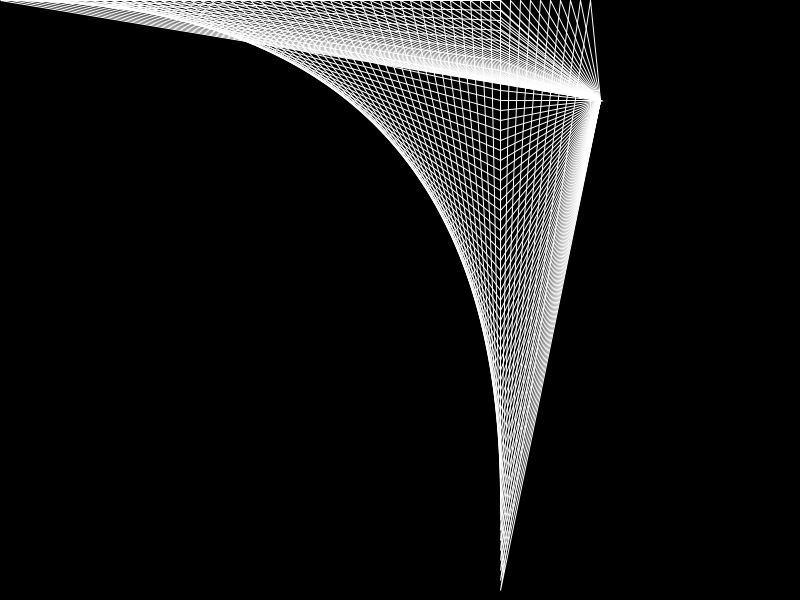
Frame 1 (no input)
Frame 60 (the mouse pressed at the canvas centre just before this capture): identical to frame 1, image omitted
Frame 120 (the mouse held since frame 60 and released just before this capture): identical to frame 1, image omitted

The Processing sketch that drew this single still picture (run headless with seeded random() and noise(); from frame 60 on, the mouse is pressed at the canvas centre):

// Processing sketch: processing_16062
// ── processing_16062.pde

//import processing.pdf.*;
void setup() {
  size(800,600);
 // beginRecord(PDF, "para_imprimir4.pdf");
  
}

void draw() {
  background(0);
  int x = 0;
  
  while (x < 600) {
   noFill ();
    stroke(255);
    smooth ();
    triangle(x,0,500,x,height,100);
    x += 10;
  }
//endRecord();
}
